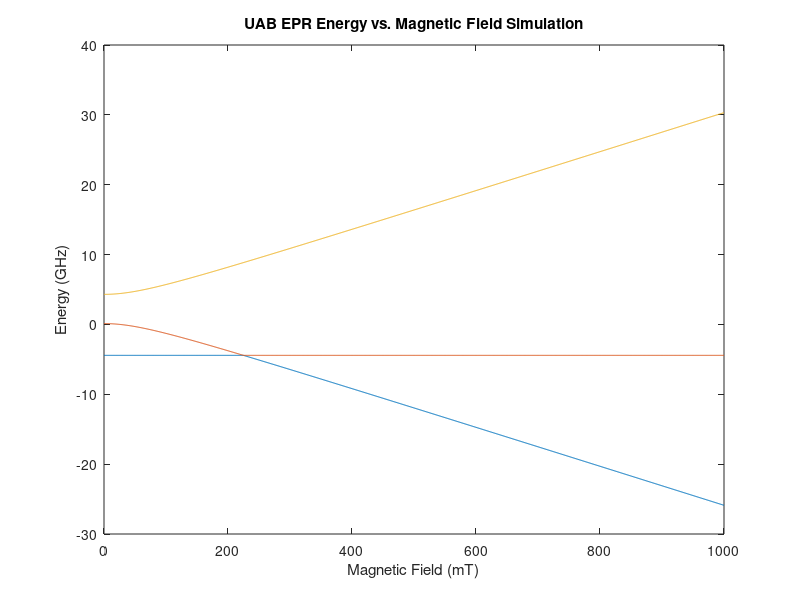

This figure's MATLAB source:

clear B_0;
clear g;
clear theta;
clear H;
clear eigenvals;
clear eigenvecs;
clear i;

%%%%%%%%%%%% Diagonalization of Spin Hamiltonian %%%%%%%%%%%%

% Define spin operators

S_z = [1 0 0;...
       0 0 0;...
       0 0 -1];
       
 
S_x = [0 1/sqrt(2) 0;...
       1/sqrt(2) 0 1/sqrt(2);...
       0 1/sqrt(2) 0];


S_y = [0 i/sqrt(2) 0;...
       -i/sqrt(2) 0 i/sqrt(2);...
       0 -i/sqrt(2) 0];
 
% Spin operators squared
S_xx = S_x * S_x;
S_yy = S_y * S_y;
S_zz = S_z * S_z;
   
% Spin number
s = 1;

% Matrix of S^2 eigenvalue
S_sq = s*(s+1) * eye(2*s + 1);

% Assign static magnetic field and constants
B_0 = linspace(0,1000,1001); % static magnetic field in mT
u_0 = 13.996; % Bohr magneton-MHz/mT
g = 2.002319;

for i = 1:length(B_0)
    
    term1 = g*u_0*B_0(i)*S_z;
    term2 = (3*2213)*(S_zz - (1/3)*S_sq); % b20/cm^-1 = 0.2213 (cm^-1*3*10^4 in MHz) 
    term3 = (1/3)*(3*2091)*(S_xx - S_yy); % b22/cm^-1 = 0.2091 Bushcher and Lehmann
    
    H = term1 + term2 + term3;
    
    [V,E] = eig(H,'vector'); % V is matrix of eigenvectors, D is column of eigenvalues
    
    eigenvals(:,i) = E/1000; % each individual E is the ith column in eigenval
    eigenvecs(:,:,i) = V; % each individual V is the ith item in eigenvecs               
    % eigenvecs is not used, but nice to have for reference
    % basis is |s,m>
    
end

% Assemble data
eigenvals_vs_BField_data = [transpose(B_0),transpose(eigenvals)];

% plot
for i = 2:size(eigenvals_vs_BField_data,2)
    plot(B_0,eigenvals_vs_BField_data(:,i))
    hold on
end

title('UAB EPR Energy vs. Magnetic Field Simulation');
xlabel('Magnetic Field (mT)');
ylabel('Energy (GHz)');
